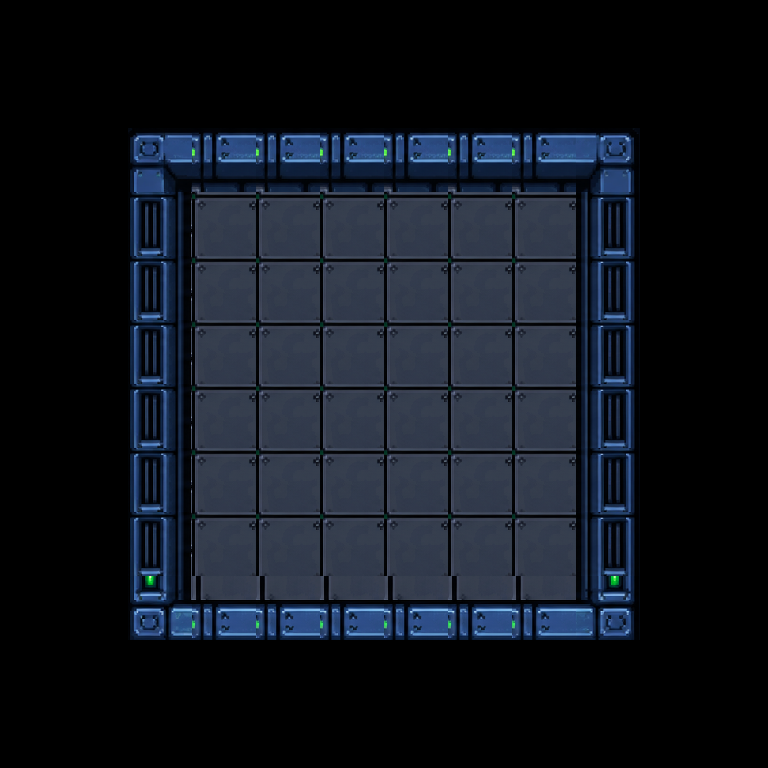

The image is a tile-based game level rendered from a .tmx file. Its description and complete source (layers, tilesets, objects, tile grids) follow:
An orthogonal 12x12 tile map with 64x64 px tiles, 1 tile layer (Walls).

<map version="1.11" tiledversion="1.12.2" orientation="orthogonal" renderorder="right-down" width="12" height="12" tilewidth="64" tileheight="64" infinite="0" nextlayerid="2" nextobjectid="1">
 <tileset firstgid="1" source="space-tech-robot-wang.tsx" />
 <layer id="1" name="Walls" width="12" height="12">
  <data encoding="csv">
0,0,0,0,0,0,0,0,0,0,0,0,
0,0,0,0,0,0,0,0,0,0,0,0,
0,0,2,6,6,6,6,6,6,5,0,0,
0,0,3,21,21,21,21,21,21,15,0,0,
0,0,3,21,21,21,21,21,21,15,0,0,
0,0,3,21,21,21,21,21,21,15,0,0,
0,0,3,21,21,21,21,21,21,15,0,0,
0,0,3,21,21,21,21,21,21,15,0,0,
0,0,3,21,21,21,21,21,21,15,0,0,
0,0,1,11,11,11,11,11,11,10,0,0,
0,0,0,0,0,0,0,0,0,0,0,0,
0,0,0,0,0,0,0,0,0,0,0,0
</data>
 </layer>
</map>
